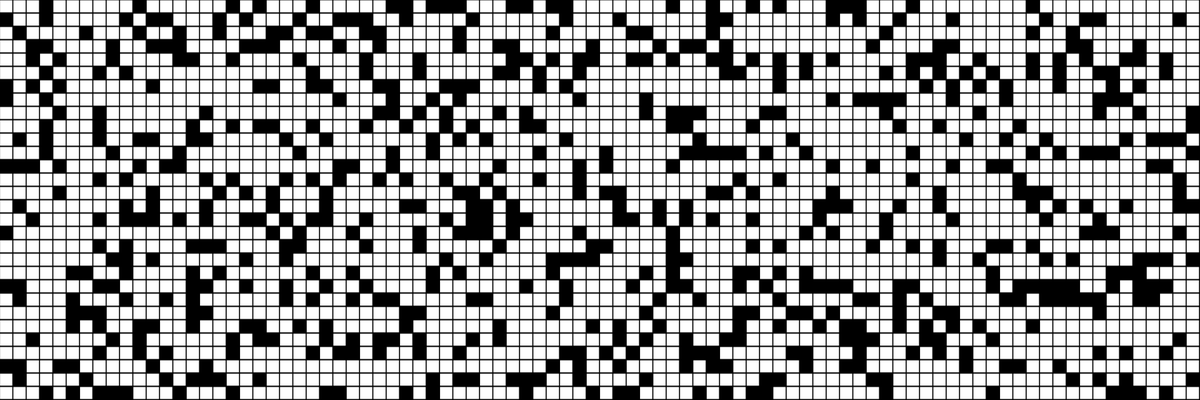
Frame 1 (no input)
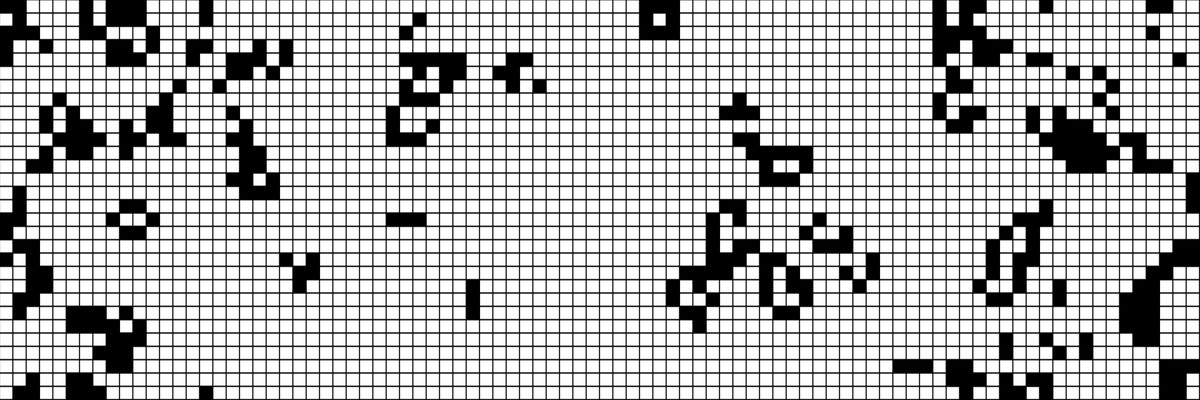
Frame 60 (no input)
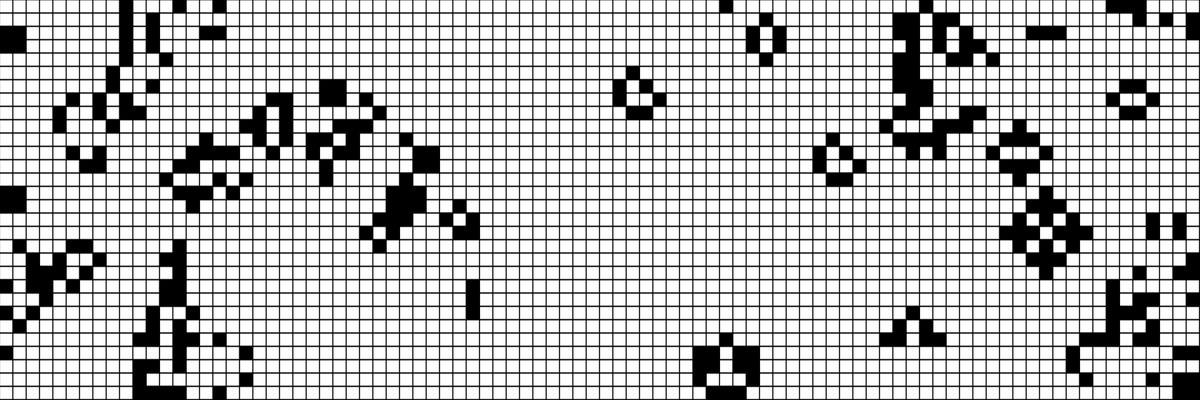
Frame 120 (the mouse pressed at the canvas centre since frame 60)

The p5.js sketch that drew these frames (run headless with seeded random() and noise() and a simulated clock; from frame 60 on, the mouse is pressed at the canvas centre):

// p5.js sketch
// ── sketch.js
// Daniel Shiffman
// http://codingtra.in
// http://patreon.com/codingtrain

// Game of Life
// Video: https://youtu.be/FWSR_7kZuYg

function make2DArray(cols, rows) {
  let arr = new Array(cols);
  for (let i = 0; i < arr.length; i++) {
    arr[i] = new Array(rows);
  }
  return arr;
}

let grid;
let cols;
let rows;
let resolution = 20;

function setup() {
  createCanvas(1800, 600);
  cols = width / resolution;
  rows = height / resolution;

  grid = make2DArray(cols, rows);
  for (let i = 0; i < cols; i++) {
    for (let j = 0; j < rows; j++) {
      // grid[i][j] = floor(random(2));
      grid[i][j] = random([1, 0, 0, 0]);
      // grid[i][j] = 0;
    }
  }
  // frameRate(2);
}

function draw() {
  background(0);

  for (let i = 0; i < cols; i++) {
    for (let j = 0; j < rows; j++) {
      let x = i * resolution;
      let y = j * resolution;
      if (grid[i][j] == 0) {
        fill(255);
        stroke(0);
        rect(x, y, resolution - 1, resolution - 1);
      }
    }
  }

  let next = make2DArray(cols, rows);

  // Compute next based on grid
  for (let i = 0; i < cols; i++) {
    for (let j = 0; j < rows; j++) {
      let state = grid[i][j];
      // Count live neighbors!
      let sum = 0;
      let neighbors = countNeighbors(grid, i, j);

      if (state == 0 && neighbors == 3) {
        next[i][j] = 1;
      } else if (state == 1 && (neighbors < 2 || neighbors > 3)) {
        next[i][j] = 0;
      } else {
        next[i][j] = state;
      }
    }
  }

  grid = next;
}
  

function mousePressed() {
  let x = floor(mouseX / resolution);
  let y = floor(mouseY / resolution);
  grid[x][y] = 1;
}


function countNeighbors(grid, x, y) {
  let sum = 0;
  for (let i = -1; i < 2; i++) {
    for (let j = -1; j < 2; j++) {
      let col = (x + i + cols) % cols;
      let row = (y + j + rows) % rows;
      sum += grid[col][row];
    }
  }
  sum -= grid[x][y];
  return sum;
}
